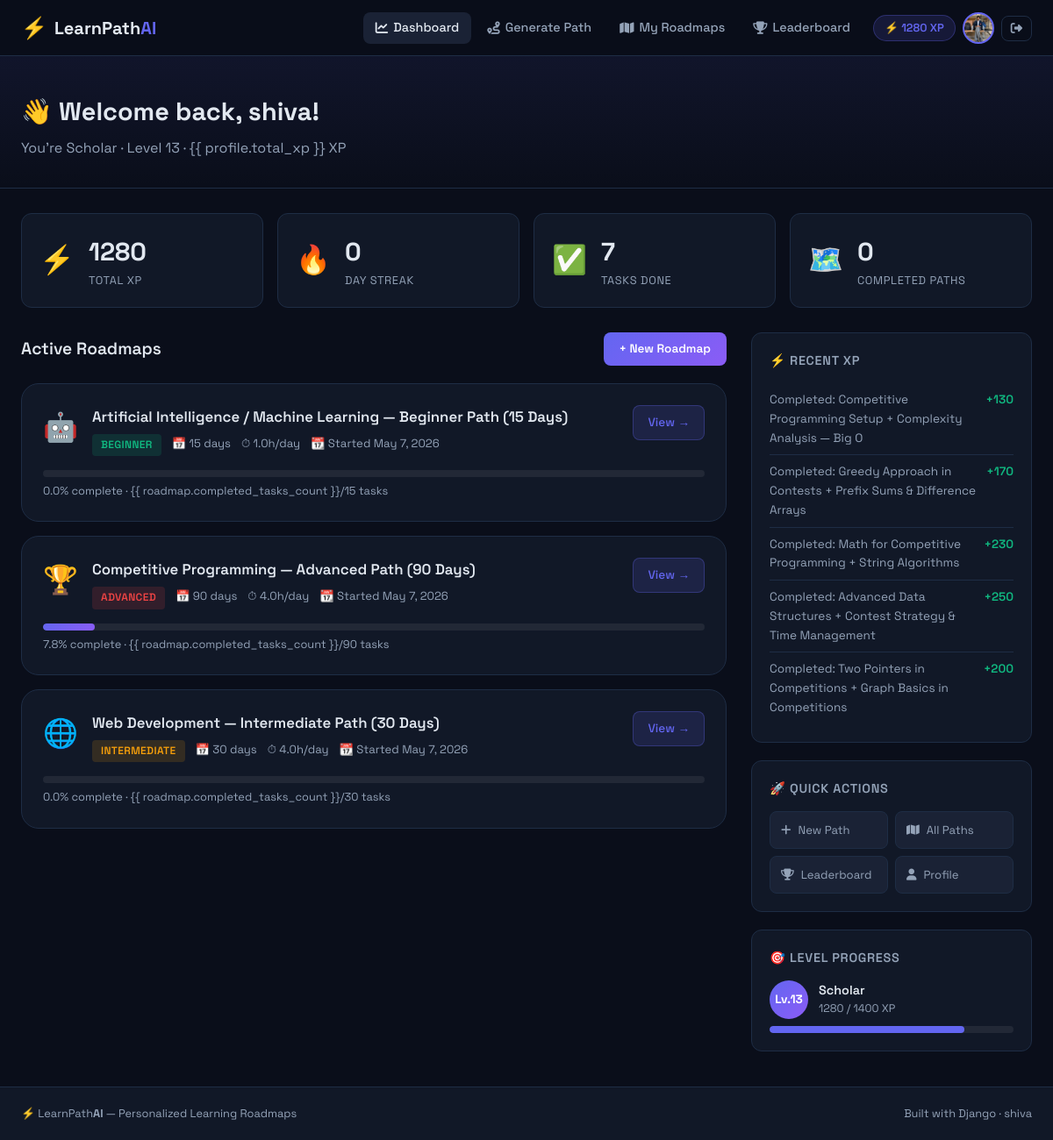
The page /dashboard/ (signed in) on the database its author committed.
### users/models.py (models this page shows, shortened)
class UserProfile(models.Model):
    EXPERIENCE_CHOICES = [
        ('beginner', 'Beginner'),
        ('intermediate', 'Intermediate'),
        ('advanced', 'Advanced'),
    ]
    user = models.OneToOneField(User, on_delete=models.CASCADE, related_name='profile')
    bio = models.TextField(blank=True, max_length=500)
    avatar = models.ImageField(upload_to='avatars/', null=True, blank=True)
    experience_level = models.CharField(max_length=20, choices=EXPERIENCE_CHOICES, default='beginner')
    daily_study_hours = models.FloatField(default=1.0)
    total_xp = models.IntegerField(default=0)
    streak_days = models.IntegerField(default=0)
    last_activity = models.DateTimeField(null=True, blank=True)
    joined_at = models.DateTimeField(auto_now_add=True)
    class Meta:
        verbose_name = 'User Profile'
        verbose_name_plural = 'User Profiles'
    @property
    def level_title(self):
        if self.total_xp < 100:
            return 'Novice'
        elif self.total_xp < 500:
            return 'Apprentice'
        elif self.total_xp < 1500:
            return 'Scholar'
        elif self.total_xp < 3000:
            return 'Expert'
        else:
            return 'Master'
    @property
    def level_number(self):
        return self.total_xp // 100 + 1

### roadmap/models.py (models this page shows, shortened)
class Roadmap(models.Model):
    DURATION_CHOICES = [
        (15, '15 Days'),
        (30, '30 Days'),
        (60, '60 Days'),
        (90, '90 Days'),
    ]
    STATUS_CHOICES = [
        ('active', 'Active'),
        ('completed', 'Completed'),
        ('paused', 'Paused'),
        ('abandoned', 'Abandoned'),
    ]
    user = models.ForeignKey(User, on_delete=models.CASCADE, related_name='roadmaps')
    skill = models.ForeignKey(Skill, on_delete=models.CASCADE)
    title = models.CharField(max_length=200)
    level = models.CharField(max_length=20, choices=[
        ('beginner', 'Beginner'),
        ('intermediate', 'Intermediate'),
        ('advanced', 'Advanced'),
    ])
    daily_hours = models.FloatField(default=1.0)
    duration_days = models.IntegerField()
    status = models.CharField(max_length=20, choices=STATUS_CHOICES, default='active')
    start_date = models.DateField(auto_now_add=True)
    target_end_date = models.DateField(null=True, blank=True)
    completed_at = models.DateTimeField(null=True, blank=True)
    created_at = models.DateTimeField(auto_now_add=True)
    class Meta:
        ordering = ['-created_at']
        verbose_name = 'Roadmap'
        verbose_name_plural = 'Roadmaps'
    @property
    def total_tasks(self):
        return self.tasks.count()
    @property
    def completed_tasks_count(self):
        return self.tasks.filter(is_completed=True).count()
    @property
    def progress_percentage(self):
        total = self.total_tasks
        if total == 0:
            return 0
        return round((self.completed_tasks_count / total) * 100, 1)

class Skill(models.Model):
    CATEGORY_CHOICES = [
        ('cs_fundamentals', 'CS Fundamentals'),
        ('web_development', 'Web Development'),
        ('data_science', 'Data Science & AI'),
        ('programming', 'Programming Languages'),
        ('competitive', 'Competitive Programming'),
    ]
    name = models.CharField(max_length=100, unique=True)
    slug = models.SlugField(max_length=100, unique=True)
    description = models.TextField()
    category = models.CharField(max_length=30, choices=CATEGORY_CHOICES)
    icon = models.CharField(max_length=50, default='📚')  # emoji icon
    color = models.CharField(max_length=20, default='#6366f1')  # hex color
    is_active = models.BooleanField(default=True)
    created_at = models.DateTimeField(auto_now_add=True)
    class Meta:
        ordering = ['name']
        verbose_name = 'Skill'
        verbose_name_plural = 'Skills'

### progress/models.py (models this page shows, shortened)
class XPLog(models.Model):
    XP_REASONS = [
        ('task_complete', 'Task Completed'),
        ('streak_bonus', 'Streak Bonus'),
        ('roadmap_complete', 'Roadmap Completed'),
        ('daily_login', 'Daily Login'),
        ('perfect_day', 'Perfect Day'),
    ]
    user = models.ForeignKey(User, on_delete=models.CASCADE, related_name='xp_logs')
    reason = models.CharField(max_length=30, choices=XP_REASONS)
    xp_amount = models.IntegerField()
    description = models.CharField(max_length=200)
    earned_at = models.DateTimeField(auto_now_add=True)
    related_task = models.ForeignKey(RoadmapTask, on_delete=models.SET_NULL, null=True, blank=True)
    class Meta:
        ordering = ['-earned_at']
        verbose_name = 'XP Log'
        verbose_name_plural = 'XP Logs'

### dashboard/views.py (the view)
# urls.py: path('dashboard/', views.DashboardView.as_view(), name='dashboard'),
@method_decorator(login_required, name='dispatch')
class DashboardView(View):
    template_name = 'dashboard/dashboard.html'
    def get(self, request):
        user = request.user
        active_roadmaps = Roadmap.objects.filter(user=user, status='active').order_by('-created_at')
        completed_roadmaps = Roadmap.objects.filter(user=user, status='completed').count()
        recent_xp = XPLog.objects.filter(user=user).order_by('-earned_at')[:5]
        suggestions = AdaptiveSuggestion.objects.filter(user=user, is_read=False)[:3]
        total_tasks = sum(r.total_tasks for r in active_roadmaps)
        completed_tasks = sum(r.completed_tasks_count for r in active_roadmaps)
        ctx = {
            'active_roadmaps': active_roadmaps,
            'completed_roadmaps': completed_roadmaps,
            'recent_xp': recent_xp,
            'suggestions': suggestions,
            'total_tasks': total_tasks,
            'completed_tasks': completed_tasks,
            'profile': user.profile,
        }
        return render(request, self.template_name, ctx)

### dashboard/templatetags/dashboard_extras.py (called while the page is built)
@register.filter
def modulo(value, arg):
    try:
        return int(value) % int(arg)
    except (ValueError, ZeroDivisionError):
        return 0

### templates/dashboard/dashboard.html (shortened to what this page needs)
{% extends 'base.html' %} {% load dashboard_extras %}  {% block content %}
<div class="page-header">
  <div class="container">
    <h1>👋 Welcome back, {{ user.first_name|default:user.username }}!</h1>
    <p>
      You're {{ profile.level_title }} · Level {{ profile.level_number }} · {{
      profile.total_xp }} XP
    </p>
  </div>
</div>
<div class="container dashboard-grid">
  <div class="stats-row">
    <div class="stat-card stat-xp">
      <div class="stat-icon">⚡</div>
      <div class="stat-info">
        <div class="stat-value">{{ profile.total_xp }}</div>
        <div class="stat-name">Total XP</div>
      </div>
    </div>
    <div class="stat-card stat-streak">
      <div class="stat-icon">🔥</div>
      <div class="stat-info">
        <div class="stat-value">{{ profile.streak_days }}</div>
        <div class="stat-name">Day Streak</div>
      </div>
    </div>
    <div class="stat-card stat-completed">
      <div class="stat-icon">✅</div>
      <div class="stat-info">
        <div class="stat-value">{{ completed_tasks }}</div>
        <div class="stat-name">Tasks Done</div>
      </div>
    </div>
    <div class="stat-card stat-roadmaps">
      <div class="stat-icon">🗺️</div>
      <div class="stat-info">
        <div class="stat-value">{{ completed_roadmaps }}</div>
        <div class="stat-name">Completed Paths</div>
      </div>
    </div>
  </div>
  <div class="dashboard-section">
    <div class="section-title-row">
      <h2>Active Roadmaps</h2>
      <a href="{% url 'roadmap:generate' %}" class="btn-sm-primary"
        >+ New Roadmap</a
      >
    </div>
    {% if active_roadmaps %} {% for roadmap in active_roadmaps %}
    <div class="roadmap-card">
      <div class="roadmap-header">
        <div class="roadmap-skill-icon">{{ roadmap.skill.icon }}</div>
        <div class="roadmap-info">
          <h3>{{ roadmap.title }}</h3>
          <div class="roadmap-meta">
            <span class="badge badge-{{ roadmap.level }}"
              >{{ roadmap.get_level_display }}</span
            >
            <span>📅 {{ roadmap.duration_days }} days</span>
            <span>⏱ {{ roadmap.daily_hours }}h/day</span>
            <span>📆 Started {{ roadmap.start_date }}</span>
          </div>
        </div>
        <a href="{% url 'roadmap:detail' roadmap.pk %}" class="btn-view"
          >View →</a
        >
      </div>
      <div class="progress-bar-container">
        <div class="progress-bar-track">
          <div
            class="progress-bar-fill"
            style="width: {{ roadmap.progress_percentage }}%"
            data-width="{{ roadmap.progress_percentage }}"
          ></div>
        </div>
        <span class="progress-label"
          >{{ roadmap.progress_percentage }}% complete · {{
          roadmap.completed_tasks_count }}/{{ roadmap.total_tasks }} tasks</span
        >
      </div>
    </div>
    {% endfor %} {% endif %}
  </div>
  <div class="dashboard-sidebar">
    <div class="widget">
      <h3>⚡ Recent XP</h3>
      {% if recent_xp %} {% for log in recent_xp %}
      <div class="xp-log-item">
        <span class="xp-desc">{{ log.description }}</span>
        <span class="xp-amount">+{{ log.xp_amount }}</span>
      </div>
      {% endfor %} {% else %}
      <p class="widget-empty">Complete tasks to earn XP!</p>
      {% endif %}
    </div>
    <div class="widget">
      <h3>🚀 Quick Actions</h3>
      <div class="quick-actions">
        <a href="{% url 'roadmap:generate' %}" class="quick-action"
          ><i class="fas fa-plus"></i> New Path</a
        >
        <a href="{% url 'roadmap:my_roadmaps' %}" class="quick-action"
          ><i class="fas fa-map"></i> All Paths</a
        >
        <a href="{% url 'progress:leaderboard' %}" class="quick-action"
          ><i class="fas fa-trophy"></i> Leaderboard</a
        >
        <a href="{% url 'users:profile' %}" class="quick-action"
          ><i class="fas fa-user"></i> Profile</a
        >
      </div>
    </div>
    <div class="widget">
      <h3>🎯 Level Progress</h3>
      <div class="level-info">
        <div class="level-badge">Lv.{{ profile.level_number }}</div>
        <div class="level-details">
          <div class="level-title">{{ profile.level_title }}</div>
          <div class="level-xp">
            {{ profile.total_xp }} / {{ profile.level_number|add:1|add:0 }}00 XP
          </div>
        </div>
      </div>
      <div class="progress-bar-track" style="margin-top: 8px">
        <div
          class="progress-bar-fill"
          style="width: {% widthratio profile.total_xp|modulo:100 100 100 %}%; background: var(--accent)"
        ></div>
      </div>
    </div>
  </div>
</div>
{% endblock %}

### templates/base.html (shortened to what this page needs)
<!DOCTYPE html>
<html lang="en" data-theme="dark">
<head>
    {% load static %}
    <link rel="stylesheet" href="https://cdnjs.cloudflare.com/ajax/libs/font-awesome/6.5.0/css/all.min.css">
    <link rel="stylesheet" href="{% static 'css/main.css' %}">
</head>
<body>
<nav class="navbar">
    <div class="nav-container">
        <a href="{% url 'dashboard:home' %}" class="nav-brand">
            <span class="brand-icon">⚡</span>
            <span class="brand-text">LearnPath<span class="brand-accent">AI</span></span>
        </a>
        <div class="nav-links">
            {% if user.is_authenticated %}
                <a href="{% url 'dashboard:dashboard' %}" class="nav-link {% if request.resolver_match.url_name == 'dashboard' %}active{% endif %}">
                    <i class="fas fa-chart-line"></i> Dashboard
                </a>
                <a href="{% url 'roadmap:generate' %}" class="nav-link {% if 'generate' in request.path %}active{% endif %}">
                    <i class="fas fa-route"></i> Generate Path
                </a>
                <a href="{% url 'roadmap:my_roadmaps' %}" class="nav-link">
                    <i class="fas fa-map"></i> My Roadmaps
                </a>
                <a href="{% url 'progress:leaderboard' %}" class="nav-link">
                    <i class="fas fa-trophy"></i> Leaderboard
                </a>
                <div class="nav-user">
                    <div class="user-xp">⚡ {{ user.profile.total_xp }} XP</div>
                    <a href="{% url 'users:profile' %}" class="user-avatar">
                        {% if user.profile.avatar %}
                            <img src="{{ user.profile.avatar.url }}" alt="avatar">
                        {% else %}
                            <span>{{ user.username|first|upper }}</span>
                        {% endif %}
                    </a>
                    <form method="post" action="{% url 'users:logout' %}" style="display:inline;">
                        <button type="submit" class="btn-logout">
                            <i class="fas fa-sign-out-alt"></i>
                        </button>
                    </form>
                </div>
            {% else %}
                <a href="{% url 'users:login' %}" class="nav-link">Login</a>
                <a href="{% url 'users:register' %}" class="btn-primary-sm">Get Started</a>
            {% endif %}
        </div>
    </div>
</nav>
<main class="main-content">
    {% block content %}{% endblock %}
</main>
<footer class="footer">
    <div class="footer-inner">
        <span>⚡ LearnPath<strong>AI</strong> — Personalized Learning Roadmaps</span>
        <span class="footer-right">Built with Django · {{ user.username|default:"" }}</span>
    </div>
</footer>
</body>
</html>

### rows shown on the page
UserProfile: level_title "Scholar", level_number "13", total_xp "1280", streak_days "0", level_number|add "14"
Roadmap: skill.icon "🤖", title "Artificial Intelligence / Machine Learning — Beginner Path (15 Days)", level "BEGINNER", duration_days "15", daily_hours "1.0", start_date "May 7, 2026", progress_percentage "0.0", total_tasks "15"
Roadmap: skill.icon "🏆", title "Competitive Programming — Advanced Path (90 Days)", level "ADVANCED", duration_days "90", daily_hours "4.0", start_date "May 7, 2026", progress_percentage "7.8", total_tasks "90"
Roadmap: skill.icon "🌐", title "Web Development — Intermediate Path (30 Days)", level "INTERMEDIATE", duration_days "30", daily_hours "4.0", start_date "May 7, 2026", progress_percentage "0.0", total_tasks "30"
XPLog: description "Completed: Competitive Programming Setup + Complexity Analysis — Big O", xp_amount "130"
XPLog: description "Completed: Greedy Approach in Contests + Prefix Sums & Difference Arrays", xp_amount "170"
XPLog: description "Completed: Math for Competitive Programming + String Algorithms", xp_amount "230"
XPLog: description "Completed: Advanced Data Structures + Contest Strategy & Time Management", xp_amount "250"
XPLog: description "Completed: Two Pointers in Competitions + Graph Basics in Competitions", xp_amount "200"

### other values the page prints
{{ user.profile.total_xp }} "1280"
{{ user.first_name|default:user.username }} "shiva"
{{ completed_tasks }} "7"
{{ completed_roadmaps }} "0"
{{ user.username|default:"" }} "shiva"
